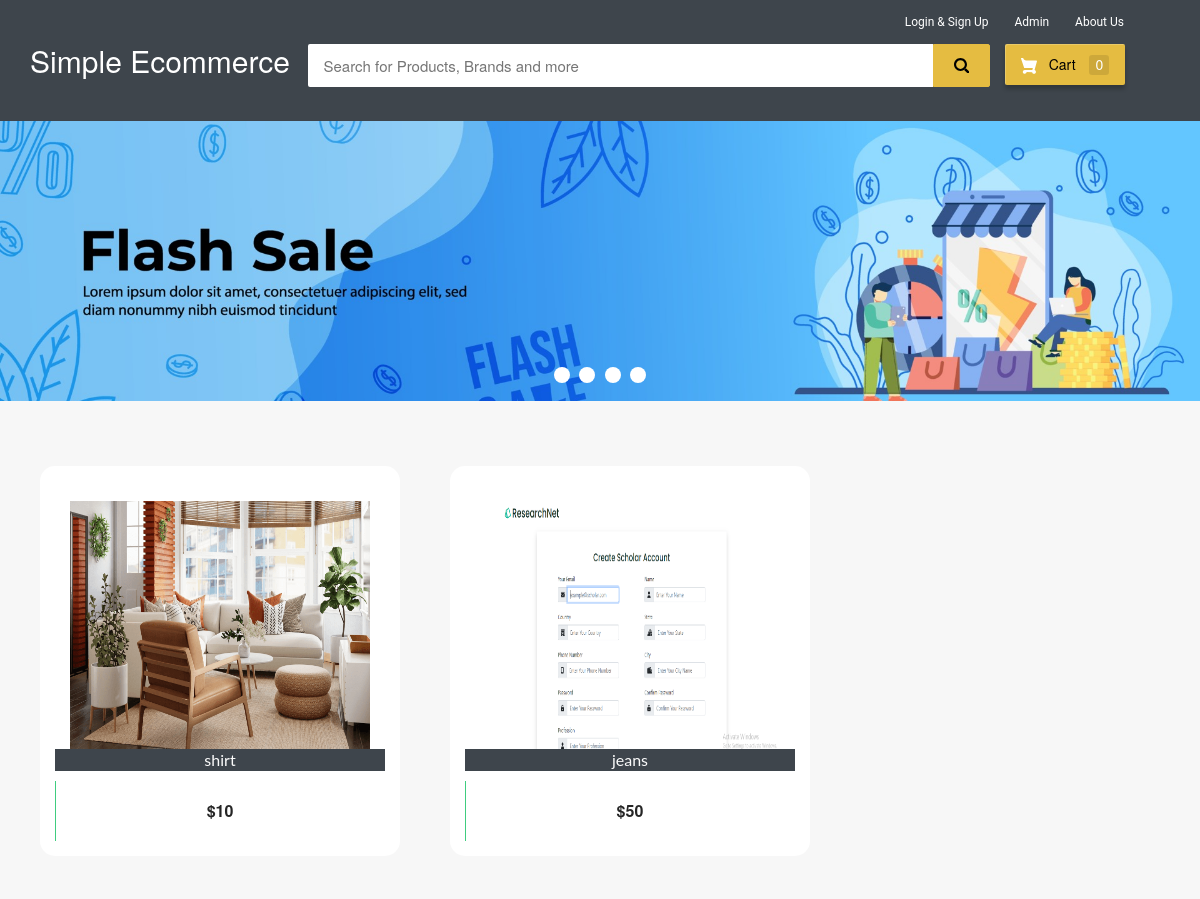
The app's page /, older data.
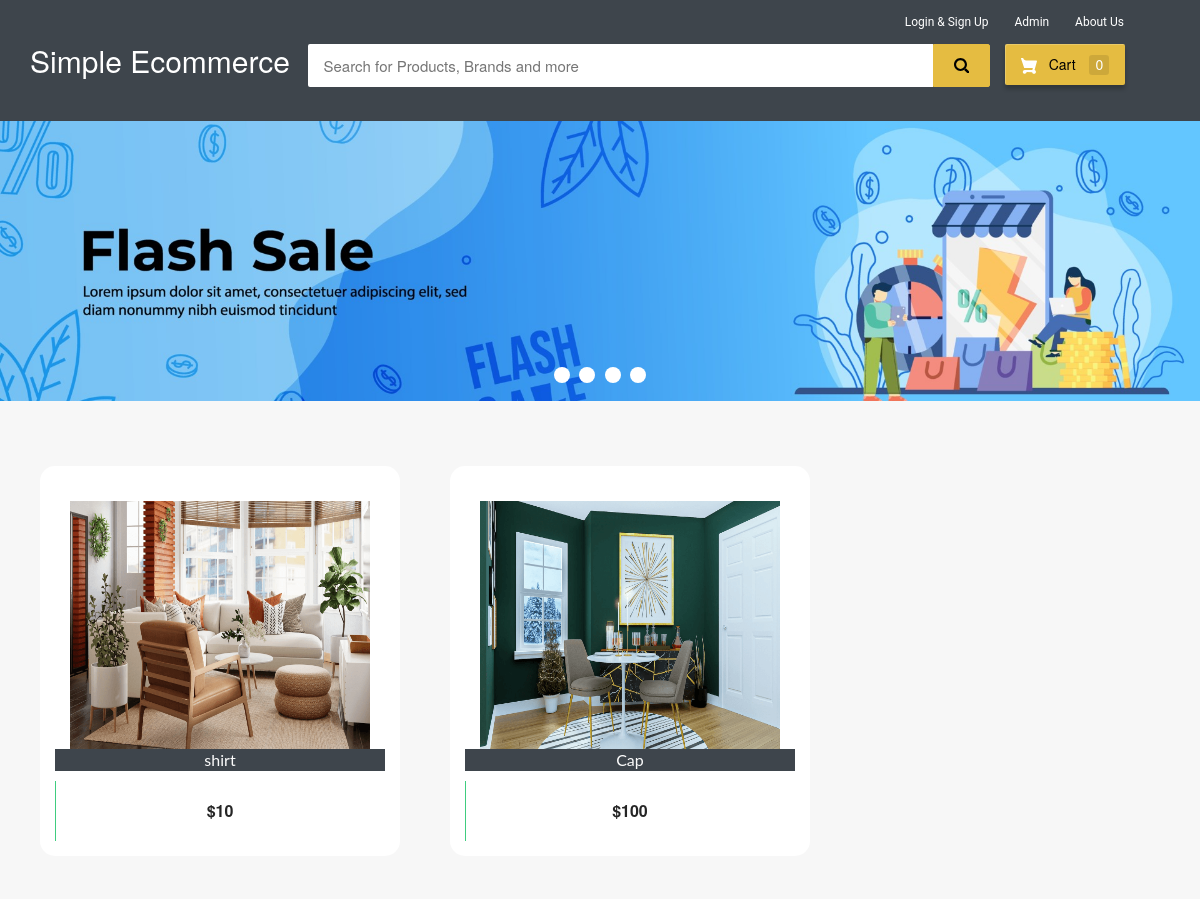
The same page, newer data.
### ecom/models.py (models this page shows, shortened)
class Product(models.Model):
    name=models.CharField(max_length=40)
    product_image= models.ImageField(upload_to='product_image/',null=True,blank=True)
    price = models.PositiveIntegerField()
    description=models.CharField(max_length=40)

### ecom/views.py (the view)
# urls.py: path('',views.home_view,name=''),
def home_view(request):
    products=models.Product.objects.all()
    if 'product_ids' in request.COOKIES:
        product_ids = request.COOKIES['product_ids']
        counter=product_ids.split('|')
        product_count_in_cart=len(set(counter))
    else:
        product_count_in_cart=0
    if request.user.is_authenticated:
        return HttpResponseRedirect('afterlogin')
    return render(request,'ecom/index.html',{'products':products,'product_count_in_cart':product_count_in_cart})

### templates/ecom/index.html (shortened to what this page needs)
{% extends 'ecom/homebase.html' %}
{% load static %}
{% block content %}
<div class="row">
  <div class="col-md-12">
    <div class="slider-container">
      <div class="menu">
        <label for="slide-dot-1"></label>
        <label for="slide-dot-2"></label>
        <label for="slide-dot-3"></label>
        <label for="slide-dot-4"></label>
      </div>
        <div class="slide slide-1"></div>
    </div>
  </div>
</div>
{%if products%}
<br>
  <div class="row">
      {% for p in products %}
      <div class="column">
      <div class="container page-wrapper" style="width: 450px;">
        <div class="page-inner">
          <div class="row">
            <div class="el-wrapper">
              <div class="box-up">
                <img class="img" src="{% static p.product_image.url %}" alt="product pic" height="300px" width="300px">
                <div class="img-info">
                  <div class="info-inner">
                    <span style="background-color:#3e454c; color:fbfbfb;"class="p-company">{{p.name}}</span>
                  </div>
                </div>
              </div>
              <div class="box-down">
                <a class="cart" href="{% url 'add-to-cart' p.id  %}">
                  <span class="price">${{p.price}}</span>
                  <span class="add-to-cart">
                    <span class="txt"><i class="fa fa-shopping-cart"></i> Add To Cart</span>
                  </span>
                </a>
              </div>
            </div>
          </div>
        </div>
      </div>
      </div>
  {% endfor %}
</div>
{%else%}
<h3 style="text-align:center; color:#3E454C;">No Search Found</h3>
{%endif%}
<br><br><br>
<br><br><br><br><br><br><br><br><br><br><br><br>
{% endblock content %}

### templates/ecom/homebase.html (shortened to what this page needs)
<html>
{% load static %}
<head>
<link rel="stylesheet" href="https://maxcdn.bootstrapcdn.com/bootstrap/3.3.0/css/bootstrap.min.css">
<link rel="stylesheet" href="https://maxcdn.bootstrapcdn.com/font-awesome/4.7.0/css/font-awesome.min.css">
</head>
<body>
  {%if request.user.is_authenticated%}
    {% include "ecom/customer_navbar.html" %}
  {%else%}
  <div id="navbar">
    <div class="container">
        <div class="row row1">
            <ul class="largenav pull-right">
              <li class="upper-links dropdown"><a class="links" href="">Login & Sign Up</a>
              </li>
                <li class="upper-links"><a class="links" href="/adminclick">Admin</a></li>
                <li class="upper-links"><a class="links" href="/aboutus">About Us</a></li>
            </ul>
        </div>
        <div class="row row2">
            <div class="col-sm-3">
                <h2 style="margin:0px;"><a style="text-decoration:none; color:white;" href="/"><span class="largenav">Simple Ecommerce </span></a></h2>
            </div>
            <div class="navbar-search smallsearch col-sm-7 col-xs-11">
              <form  action="/search" method="get">
                <div class="row"> <input class="navbar-input col-xs-11" type="search" placeholder="Search for Products, Brands and more" name="query" id="query">
                  <button class="navbar-button col-xs-1" type="submit">
                  </button>
                </div>
              </form>
            </div>
            <div class="cart1 largenav col-sm-2"> <a class="cart-button" href="/cart">  Cart <span class="item-number ">{{ product_count_in_cart }}</span> </a> </div>
        </div>
    </div>
</div>
  {%endif%}
{% block content %}
{% endblock content %}
<br><br><br>
</body>
</html>

### templates/ecom/homebase.html (style rules this page uses)
body { background-color: #f7f7f7; }
#navbar { background-color: #3e454c; color: black; }
.row1 { padding-top: 10px; padding-right: 50px }
.row2 { padding-bottom: 20px }
.navbar-input { padding: 11px 16px; border-radius: 2px 0 0 2px; border: 0 none; outline: 0 none; font-size: 15px }
.navbar-button { background-color: #e5bc41; border: 1px solid #e5bc41; border-radius: 0 2px 2px 0; color: #565656; padding: 10px 0; height: 43px; cursor: pointer }
.cart-button { background-color: #E5BC41; box-shadow: 0 4px 4px 0 rgba(0, 0, 0, .23), inset 1px 1px 0 0 hsla(0, 0%, 100%, .2); padding: 10px 0; text-align: center; height: 41px; border-radius: 2px; font-weight: 500; width: 120px; display: inline-block; color: #FFFFFF; text-decoration: none; color: inherit; border: none; outline: none }
.cart-svg { display: inline-block; width: 16px; height: 16px; vertical-align: middle; margin-right: 8px }
.item-number { border-radius: 3px; background-color: rgba(0, 0, 0, .1); height: 20px; padding: 3px 6px; font-weight: 500; display: inline-block; color: #fff; line-height: 12px; margin-left: 10px }
.upper-links { display: inline-block; padding: 0 11px; line-height: 23px; font-family: 'Roboto', sans-serif; letter-spacing: 0; color: inherit; border: none; outline: none; font-size: 12px }
.dropdown { position: relative; display: inline-block; margin-bottom: 0px }
.links { color: #fff; text-decoration: none }
.largenav { display: none }
.smallsearch { margin-left: 15px; margin-top: 15px }
.menu { cursor: pointer }
.fa { font-size: 23px; width: 60px; text-align: center; text-decoration: none; margin: 5px 2px; border-radius: 50%; }
@media screen and (min-width: 768px) { .largenav { display: block } }
@media screen and (min-width: 768px) { .smallsearch { margin: 0px } }

Row changes from the older to the newer data that the page shows:
removed Product: product_image (picture), name "jeans", price "50"
added Product: product_image (picture), name "Cap", price "100"
